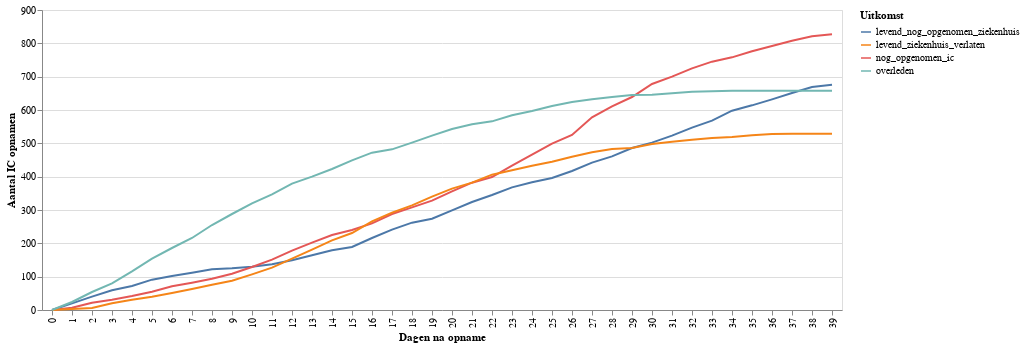

This figure's notebook cell:
### Code cell
# Take cumulative sum
# move to long format so we can map a column to color channel later
chart_data = treatment_duration_df.cumsum().reset_index().melt(id_vars='days')

alt.Chart(chart_data).mark_line().encode(
    x=alt.X('days:O', axis=alt.Axis(title='Dagen na opname')),
    y=alt.Y('value:Q', axis=alt.Axis(title='Aantal IC opnamen')),
    color=alt.Color('variable:N', legend=alt.Legend(title='Uitkomst'))
)

### Figure 1 — Vega-Lite specification as saved in the notebook (floating-point values rounded to 4 significant figures; data arrays with more than 128 entries replaced by an {"elided": "..."} marker saying what was removed)
{"config": {"view": {"continuousWidth": 400, "continuousHeight": 300}}, "data": {"name": "data-f9ca9def53e0a0adf5d6c60c8f4a02ce"}, "mark": "line", "encoding": {"color": {"type": "nominal", "field": "variable", "legend": {"title": "Uitkomst"}}, "x": {"type": "ordinal", "axis": {"title": "Dagen na opname"}, "field": "days"}, "y": {"type": "quantitative", "axis": {"title": "Aantal IC opnamen"}, "field": "value"}}, "$schema": "https://vega.github.io/schema/vega-lite/v4.8.1.json", "datasets": {"data-f9ca9def53e0a0adf5d6c60c8f4a02ce": {"elided": "160 records"}}}
